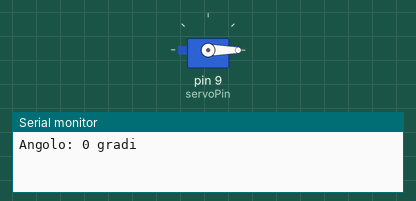
Simulated run of this sketch. Board: Arduino Uno, built with avr-gcc and run on an emulated ATmega328P. Parts: servo, the last lines printed to the serial monitor.

Above: at 0.05 s.
At 2.1 s:
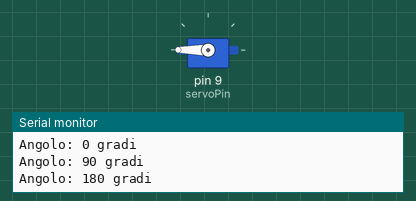
At 4.15 s:
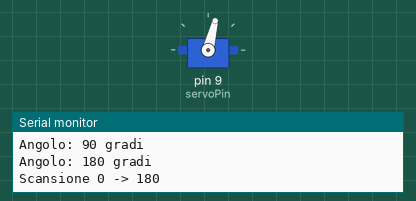
At 8.25 s:
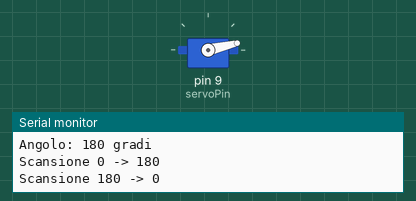
Timing chart, 0 to 11.0 s (numbered marks = the images above):
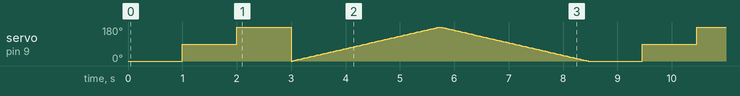

The sketch:

02_Controllo_Servo.ino
```cpp
#include <Servo.h>

/*
  Progetto 02: Controllo Servomotore SG90
  Questo sketch sposta il servomotore tra angoli specifici (0, 90, 180 gradi).
*/

// Creazione di un oggetto servo per ogni motore che vogliamo controllare
Servo myservo;

// Definizione del pin di controllo per il Servomotore
const int servoPin = 9;

void setup() {
  myservo.attach(servoPin); // Collega l'oggetto servo al pin digitiale 9
  Serial.begin(9600);
}

void loop() {
  // Sposta il servo a 0 gradi
  Serial.println("Angolo: 0 gradi");
  myservo.write(0);
  delay(1000);

  // Sposta il servo a 90 gradi (centrale)
  Serial.println("Angolo: 90 gradi");
  myservo.write(90);
  delay(1000);

  // Sposta il servo a 180 gradi
  Serial.println("Angolo: 180 gradi");
  myservo.write(180);
  delay(1000);

  // Scansione da 0 a 180 gradi
  Serial.println("Scansione 0 -> 180");
  for (int pos = 0; pos <= 180; pos += 1) {
    myservo.write(pos);
    delay(15);
  }

  // Scansione da 180 a 0 gradi
  Serial.println("Scansione 180 -> 0");
  for (int pos = 180; pos >= 0; pos -= 1) {
    myservo.write(pos);
    delay(15);
  }
}
```

Measured:
- by itself, servo on pin 9 (servoPin): moves between 0° and 180°, repeating every 8.5 s
